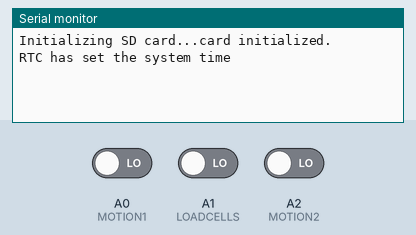
Simulated run of this sketch. Board: Teensy 3. On the bench: the last lines printed to the serial monitor. Inputs (shaded band) come from the test bench; at power-on: A0 (MOTION1) LOW, A1 (LOADCELLS) LOW, A2 (MOTION2) LOW. The local clock reads 2024-03-15 10:24:30 at power-on unless the sketch sets it; storage starts empty.

Above: at 1.3 s.
1.4 s: A0 (MOTION1) driven HIGH
At 2.2 s:
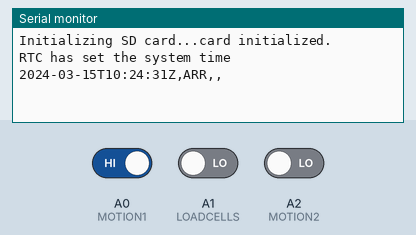
3.9 s: A1 (LOADCELLS) driven HIGH
At 5.0 s:
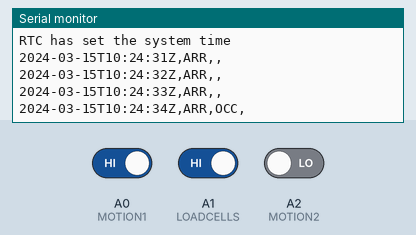
6.9 s: A2 (MOTION2) driven HIGH
At 8.3 s:
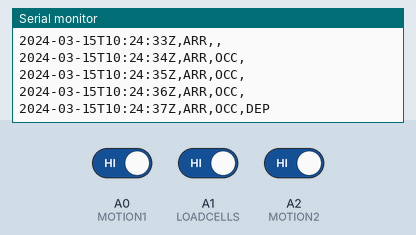
9.9 s: A0 (MOTION1) driven LOW
At 11.3 s:
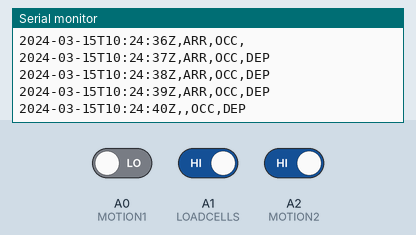
12.9 s: A1 (LOADCELLS) driven LOW
At 14.1 s:
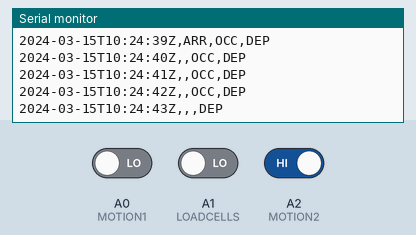
15.9 s: A0 (MOTION1) driven HIGH
At 17.4 s:
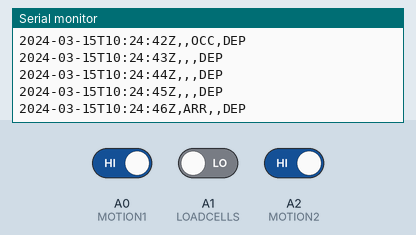
Timing chart, 0 to 18.9 s (numbered marks = the images above; inputs shaded):
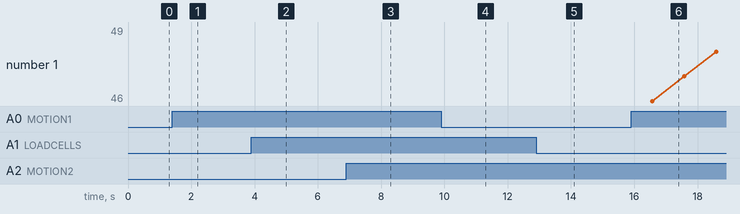

Measured:
- after the input at 1.4 s, the serial monitor: prints a new line at once (image 1)
- after the input at 3.9 s, the serial monitor: prints a new line after 0.54 s (image 2)
- after the input at 6.9 s, the serial monitor: prints a new line after 0.57 s (image 3)
- after the input at 9.9 s, the serial monitor: prints a new line after 0.60 s (image 4)
- after the input at 12.9 s, the serial monitor: prints a new line after 0.64 s (image 5)
- after the input at 15.9 s, the serial monitor: prints a new line after 0.67 s (image 6)

The sketch:

ourself-logging.ino
```cpp
// (licence header left out)
/*  This program is free software: you can redistribute it and/or modify
    it under the terms of the GNU General Public License as published by
    the Free Software Foundation, either version 3 of the License, or
    (at your option) any later version.

    This program is distributed in the hope that it will be useful,
    but WITHOUT ANY WARRANTY; without even the implied warranty of
    MERCHANTABILITY or FITNESS FOR A PARTICULAR PURPOSE.  See the
    GNU General Public License for more details.

    You should have received a copy of the GNU General Public License
    along with this program.  If not, see <http://www.gnu.org/licenses/>. */

#include <SD.h>
#include <SPI.h>
#include <TimeLib.h>

#define TIME_HEADER  "T"   // Header tag for serial time sync message

#define MOTION1   14
#define LOADCELLS 15
#define MOTION2   16

const int chipSelect = 4; // for SD card

time_t getTeensy3Time() {
    return Teensy3Clock.get();
}

unsigned long processSyncMessage() {
    unsigned long pctime = 0L;
    const unsigned long DEFAULT_TIME = 1357041600; // Jan 1 2013

    if(Serial.find(TIME_HEADER)) { // Feel free to ignore the compiler warning:
                                   // "warning: deprecated conversion from string constant to 'char*'"
                                   // The fix means changing the Arduino serial library code. Doesn't affect us.
        pctime = Serial.parseInt();
        return pctime;
        if( pctime < DEFAULT_TIME) { // check the value is a valid time (greater than Jan 1 2013)
            pctime = 0L; // return 0 to indicate that the time is not valid
        }
    }
    return pctime;
}

void setup()
{
    Serial.begin(115200);

    // Set up SD card
    Serial.print("Initializing SD card...");
    if (!SD.begin(chipSelect)) {
        Serial.println("Card failed, or not present");
        // don't do anything more:
        return;
    }
    Serial.println("card initialized.");

    // Set up real-time clock
    setSyncProvider(getTeensy3Time);
    delay(100);
    if (timeStatus()!= timeSet) {
        Serial.println("Unable to sync with the RTC");
    } else {
        Serial.println("RTC has set the system time");
    }
    pinMode(MOTION1, INPUT);
    pinMode(LOADCELLS, INPUT);
    pinMode(MOTION2, INPUT);
}

void loop()
{
    // Try to sync the real-time clock
    // To send sync message from OS X or Linux, use this in Terminal:
    // date +T%s > /dev/cu.usbmodem1673631
    // Will probably have to change /dev/cu.usbmodemXXXXXXX to match Arduino > Tools > Port
    if (Serial.available()) {
        time_t t = processSyncMessage();
        if (t != 0) {
            Teensy3Clock.set(t); // set the RTC
            setTime(t);
        }
    }
    String dataString = "";

    if(digitalRead(MOTION1) || digitalRead(LOADCELLS) || digitalRead(MOTION2)) {
        dataString += String(year());
        dataString += "-";
        if(month() < 10) {
            dataString += "0";
        }
        dataString += String(month());
        dataString += "-";
        if(day() < 10) {
            dataString += "0";
        }
        dataString += String(day());
        dataString += "T";
        if(hour() < 10) {
            dataString += "0";
        }
        dataString += String(hour());
        dataString += ":";
        if(minute() < 10) {
            dataString += "0";
        }
        dataString += String(minute());
        dataString += ":";
        if(second() < 10) {
            dataString += "0";
        }
        dataString += String(second());
        dataString += "Z,";

        if(digitalRead(MOTION1)) {
            dataString += "ARR,";
        } else {
            dataString += ",";
        }

        if(digitalRead(LOADCELLS)) {
            dataString += "OCC,";
        } else {
            dataString += ",";
        }
        if(digitalRead(MOTION2)) {
            dataString += "DEP";
        }

        File dataFile = SD.open("datalog.txt", FILE_WRITE);

        if (dataFile) {
            dataFile.println(dataString);
            dataFile.close();
            Serial.println(dataString);
        }
        else {
            Serial.println("error opening datalog.txt");
        }
        delay(1000); // delay so we can't write more than once per second
        // max entry size is 27 bytes
        // 27 bytes * 15 million seconds per 6 months is 405 MB. We have an 8 GB card.
    }
}
```
